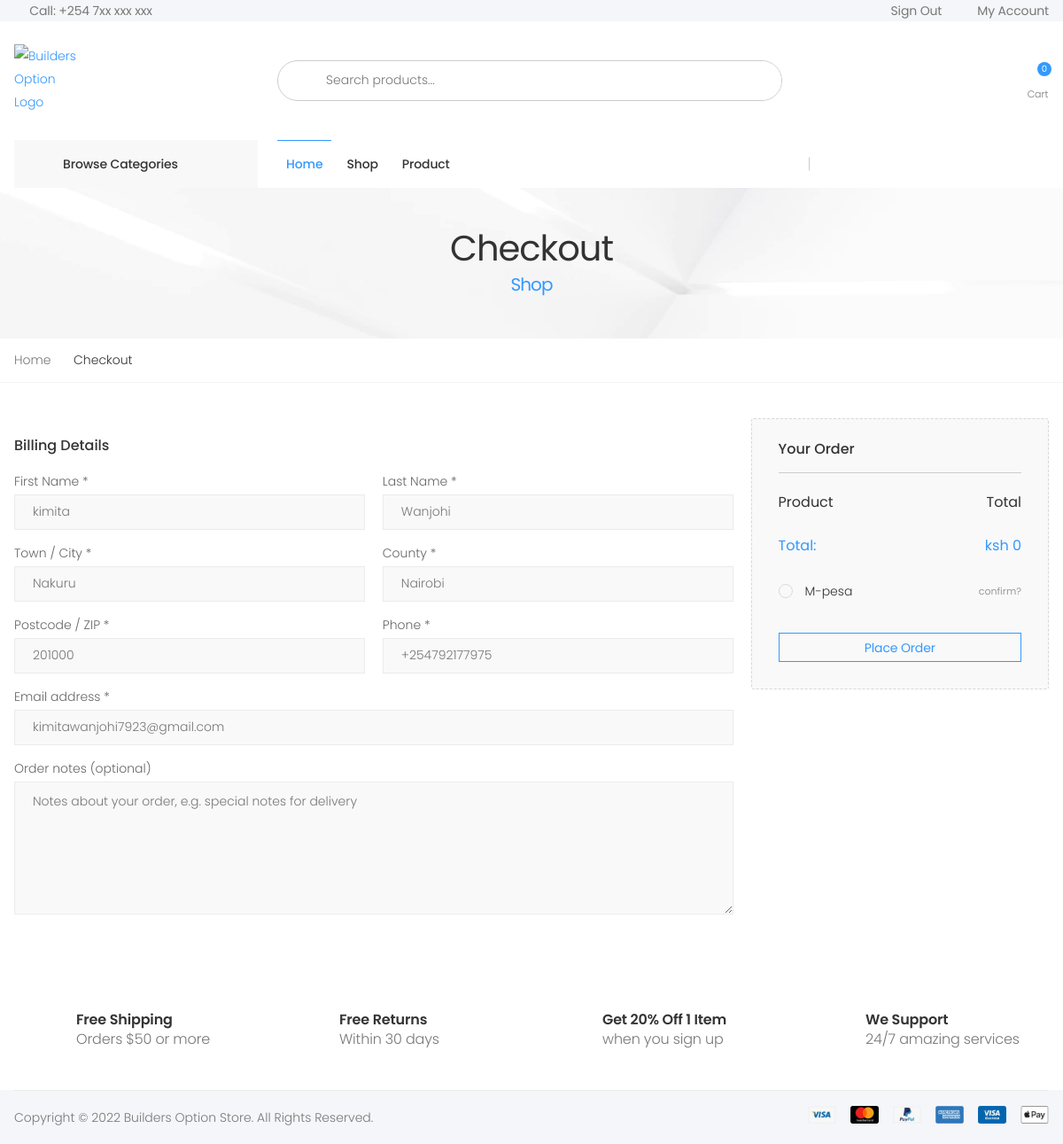
Page /checkout (signed in) on the committed database.
### cart/models.py (models this page shows, shortened)
class Cart(models.Model):
    creation_date = models.DateTimeField(verbose_name=_('creation date'))
    checked_out = models.BooleanField(default=False, verbose_name=_('checked out'))
    class Meta:
        verbose_name = _('cart')
        verbose_name_plural = _('carts')
        ordering = ('-creation_date',)

### main/models.py (models this page shows, shortened)
class BillingAddress(models.Model):
    user = models.ForeignKey(get_user_model(), on_delete=models.CASCADE)
    firstname = models.CharField(max_length=100)
    lastname = models.CharField(max_length=100)
    postcode = models.CharField(max_length=100)
    county = models.CharField(max_length=100)
    town = models.CharField(max_length=100)
    phone = models.CharField(max_length=100)
    email = models.EmailField(max_length=100)

### main/views.py (the view, shortened to what this page needs)
# urls.py: path('checkout', views.checkout, name="checkout")
@login_required(login_url='/users/sign-in')
def checkout(request):
    cats = Category.objects.all()
    cart = Cart(request)
    context = {
        "cart": cart,
        "categories": cats
    }
    user = request.user
    try:
        bill_add = BillingAddress.objects.get(user_id=user.id)
        context['billing_address'] = bill_add
    except BillingAddress.DoesNotExist:
        context['billing_address'] = None
    return render(request, 'main/checkout.html', context)

### cart/cart.py (called while the page is built)
    def __iter__(self):
        for item in self.cart.item_set.all():
            yield item

    def new(self, request):
        cart = models.Cart(creation_date=datetime.datetime.now())
        cart.save()
        request.session[CART_ID] = cart.id
        return cart

    def count(self):
        result = 0
        for item in self.cart.item_set.all():
            result += 1 * item.quantity
        return result

    def summary(self):
        result = 0
        for item in self.cart.item_set.all():
            result += item.total_price
        return result

### main/models.py (called while the page is built)
    def __str__(self):
        return self.name

    def get_url(self):
        return f'{self.name}~{self.id}'

### templates/main/checkout.html (shortened to what this page needs)
{% extends "base.html" %}
{% load static %}
{% block content %}
    {% include 'partials/nav.html' %}
        <main class="main">
        	<div class="page-header text-center" style="background-image: url({% static 'assets/images/page-header-bg.jpg' %})">
        		<div class="container">
        			<h1 class="page-title">Checkout<span>Shop</span></h1>
        		</div>
        	</div>
            <nav aria-label="breadcrumb" class="breadcrumb-nav">
                <div class="container">
                    <ol class="breadcrumb">
                        <li class="breadcrumb-item"><a href="{% url 'home' %}">Home</a></li>
                        <li class="breadcrumb-item active" aria-current="page">Checkout</li>
                    </ol>
                </div>
            </nav>
            <div class="page-content">
            	<div class="checkout">
	                <div class="container">
            			<form action="{% url 'checkout' %}" method="post">
		                	<div class="row">
		                		<div class="col-lg-9">
		                			{% if billing_address %}
                                        <h2 class="checkout-title">Billing Details</h2>
		                				<div class="row">
		                					<div class="col-sm-6">
		                						<label>First Name *</label>
		                						<input type="text" class="form-control" name="firstname" value="{{ billing_address.firstname }}" required>
		                					</div>
		                					<div class="col-sm-6">
		                						<label>Last Name *</label>
		                						<input type="text" class="form-control" name="lastname" value="{{ billing_address.lastname }}" required>
		                					</div>
		                				</div>
	            						<div class="row">
		                					<div class="col-sm-6">
		                						<label>Town / City *</label>
		                						<input type="text" class="form-control" name="town" value="{{ billing_address.town }}" required>
		                					</div>
		                					<div class="col-sm-6">
		                						<label>County *</label>
		                						<input type="text" class="form-control" name="county" value="{{ billing_address.county }}" required>
		                					</div>
		                				</div>
		                				<div class="row">
		                					<div class="col-sm-6">
		                						<label>Postcode / ZIP *</label>
		                						<input type="text" class="form-control" name="postcode" value="{{ billing_address.postcode }}" required>
		                					</div>
		                					<div class="col-sm-6">
		                						<label>Phone *</label>
		                						<input type="tel" class="form-control" name="phone" value="{{ billing_address.phone }}" required>
		                					</div>
		                				</div>
	                					<label>Email address *</label>
	        							<input type="email" class="form-control" name="email" value="{{ billing_address.email }}" required>
	                					<label>Order notes (optional)</label>
	        							<textarea class="form-control" cols="30" name="notes" rows="4" placeholder="Notes about your order, e.g. special notes for delivery"></textarea>
                                    {% endif %}
		                		</div>
		                		<aside class="col-lg-3">
		                			<div class="summary">
		                				<h3 class="summary-title">Your Order</h3>
		                				<table class="table table-summary">
		                					<thead>
		                						<tr>
		                							<th>Product</th>
		                							<th>Total</th>
		                						</tr>
		                					</thead>
		                					<tbody>
		                						<tr class="summary-total">
		                							<td>Total:</td>
		                							<td>ksh {{ cart.summary }}</td>
		                						</tr>
		                					</tbody>
		                				</table>
		                				<div class="accordion-summary" id="accordion-payment">
										    <div class="card">
										        <div class="card-header" id="heading-4">
										            <h2 class="card-title">
										                <a class="collapsed" role="button" data-toggle="collapse" href="#collapse-4" aria-expanded="false" aria-controls="collapse-4">
										                    M-pesa <small class="float-right paypal-link">confirm?</small>
										                </a>
										            </h2>
										        </div>
										    </div>
										</div>
		                				<button type="submit" class="btn btn-outline-primary-2 btn-order btn-block">
		                					<span class="btn-text">Place Order</span>
		                				</button>
		                			</div>
		                		</aside>
		                	</div>
            			</form>
	                </div>
                </div>
            </div>
        </main>
{% endblock %}

### templates/partials/nav.html (shortened to what this page needs)
{% load static %}
<header class="header header-intro-clearance header-4">
    <div class="header-middle">
        <div class="container">
            <div class="header-left">
                <a href="{% url 'home' %}" class="logo">
                    <img src="{% static 'assets/images/logo.jpeg' %}" alt="Builders Option Logo" width="70" height="auto">
                </a>
            </div>
            <div class="header-center">
                <div class="header-search header-search-extended header-search-visible d-none d-lg-block">
                    <form action="{% url 'search' %}" method="get" value="{{ request.GET.q }}">
                        <div class="header-search-wrapper search-wrapper-wide">
                            <button class="btn btn-primary" type="submit" name="submit"><i class="icon-search"></i></button>
                            <input type="search" class="form-control" name="q" id="q" placeholder="Search products..." required>
                        </div>
                    </form>
                </div>
            </div>
            <div class="header-right">
                <div class="dropdown cart-dropdown">
                    <a href="#" class="dropdown-toggle" role="button" data-toggle="dropdown" aria-haspopup="true" aria-expanded="false" data-display="static">
                        <div class="icon">
                            <i class="icon-shopping-cart"></i>
                            <span class="cart-count">{{ cart.count }}</span>
                        </div>
                        <p>Cart</p>
                    </a>
                </div>
            </div>
        </div>
    </div>
    <div class="header-bottom sticky-header">
        <div class="container">
            <div class="header-left">
                <div class="dropdown category-dropdown">
                    <a href="#" class="dropdown-toggle" role="button" data-toggle="dropdown" aria-haspopup="true" aria-expanded="false" data-display="static" title="Browse Categories">
                        Browse Categories <i class="icon-angle-down"></i>
                    </a>
                </div>
            </div>
            <div class="header-center">
                <nav class="main-nav">
                    <ul class="menu">
                        <li class="megamenu-container active">
                            <a href="{% url 'home' %}" class="">Home</a>
                        </li>
                        <li>
                            <a href="category.html" class="">Shop</a>
                        </li>
                        <li>
                            <a href="product.html" class="">Product</a>
                        </li>
                    </ul>
                </nav>
            </div>
        </div>
    </div>
</header>

### static/assets/css/skins/skin-demo-4.css (style rules this page uses)
a { color:#39f }
.header-3 .header-search-extended .btn,.header-4 .header-search-extended .btn { background-color:transparent;color:#333 }
.btn-primary { color:#fff;background-color:#39f;border-color:#39f;box-shadow:none }
.btn-outline-primary-2 { color:#39f;background-color:transparent;background-image:none;border-color:#39f;box-shadow:none }
.card-title a { color:#39f }
.card-title a:before { color:#39f }
.page-header h1 span { color:#39f }
.cart-dropdown .cart-count { background-color:#39f }
.menu li:hover>a,.menu li.show>a,.menu li.active>a { color:#39f }
.header-bottom .menu>li>a:before { background-color:#39f }
.category-dropdown .dropdown-toggle:before { background-color:#39f }
.header-4 .header-search .header-search-wrapper { border-color:#39f }
.table.table-summary .summary-total td { color:#39f }
.accordion-summary .card-title a:before { border-color:#39f }
.accordion-summary .card-title a:after { background-color:#39f }

### rows in the picture
BillingAddress: firstname "kimita", lastname "Wanjohi", town "Nakuru", county "Nairobi", postcode "201000", phone "+254792177975", email "kimitawanjohi7923@gmail.com"
